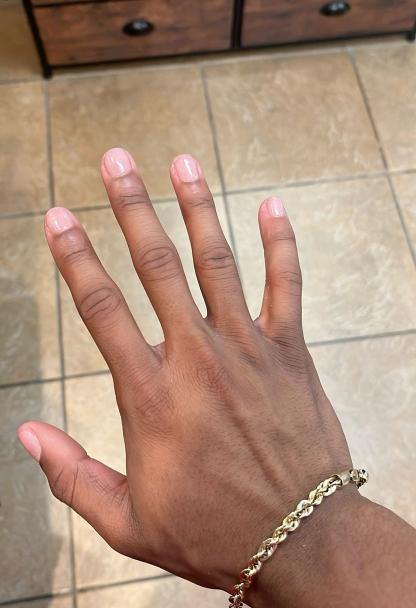
#> input picture data/seed_hands/hands_01f04214bb.jpg, 832 x 1216 px (shown at 1/2 size); its folder holds 2 pictures in this run
$ python contact_sheet.py --src ../data/seed_hands --out out.png
#> lines starting #> are read from the running program, lines starting #| are printed output that depends on the picture
"""Build a labeled contact sheet from a folder of images for quick visual triage."""
from __future__ import annotations
import argparse, math
from pathlib import Path
from PIL import Image, ImageDraw, ImageFont

EXTS = {".jpg", ".jpeg", ".png", ".webp"}

def main():
    ap = argparse.ArgumentParser()
    ap.add_argument("--src", required=True, type=Path)
    ap.add_argument("--out", required=True, type=Path)
    ap.add_argument("--cell", type=int, default=320)
    ap.add_argument("--cols", type=int, default=6)
    args = ap.parse_args()

    files = sorted(p for p in args.src.iterdir() if p.suffix.lower() in EXTS)
    n = len(files)
    cols = args.cols
    rows = math.ceil(n / cols)
    cell = args.cell
    label_h = 24
    W = cols * cell
    H = rows * (cell + label_h)
    sheet = Image.new("RGB", (W, H), "white")
#> sheet: PIL image 1920x344 RGB; every value is 255
    draw = ImageDraw.Draw(sheet)
    try:
        font = ImageFont.truetype("/System/Library/Fonts/Helvetica.ttc", 16)
    except Exception:
        font = ImageFont.load_default()

    for i, f in enumerate(files):
        r, c = divmod(i, cols)
        x, y = c * cell, r * (cell + label_h)
        with Image.open(f) as im:
#> im is the input picture: PIL image 832x1216 RGB; mean R, G, B 171.8, 141.1, 121.2
            im = im.convert("RGB")
            im.thumbnail((cell, cell), Image.LANCZOS)
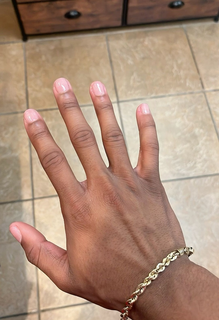
#> im: PIL image 219x320 RGB; mean R, G, B 171.8, 141.1, 121.2
            ox = x + (cell - im.width) // 2
#> ox = 50
            oy = y + (cell - im.height) // 2
#> oy = 0
            sheet.paste(im, (ox, oy))
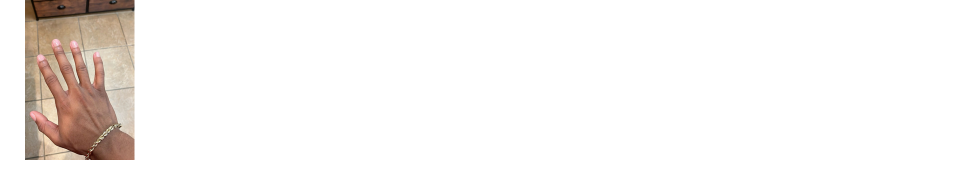
#> sheet: PIL image 1920x344 RGB (shown at 1/2 size); mean R, G, B 246.2, 242.9, 240.8
        draw.rectangle([x, y + cell, x + cell, y + cell + label_h], fill="white")
        draw.text((x + 4, y + cell + 4), f"{i:02d}  {f.stem[:30]}", fill="black", font=font)
#> pass 2 of the loop in main, `for i, f in enumerate(files):`:
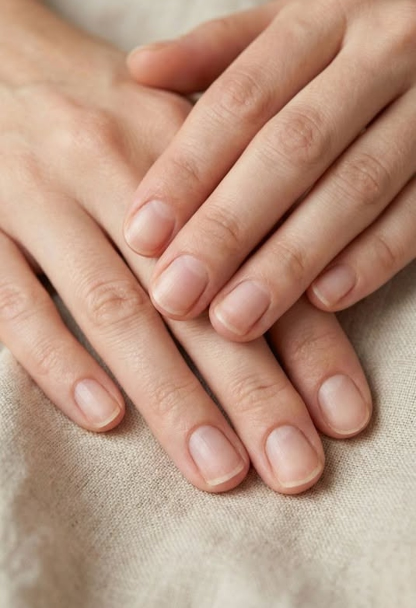
#> input picture data/seed_hands/hands_020818a936.jpg, 832 x 1216 px (shown at 1/2 size)
#> in main, im is the input picture: PIL image 832x1216 RGB; mean R, G, B 185.3, 149.7, 129.6
#> in main, `im.thumbnail((cell, cell), Image.LANCZOS)`:
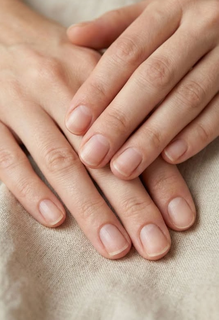
#> im: PIL image 219x320 RGB; mean R, G, B 185.3, 149.7, 129.6
#> in main, `sheet.paste(im, (ox, oy))`:
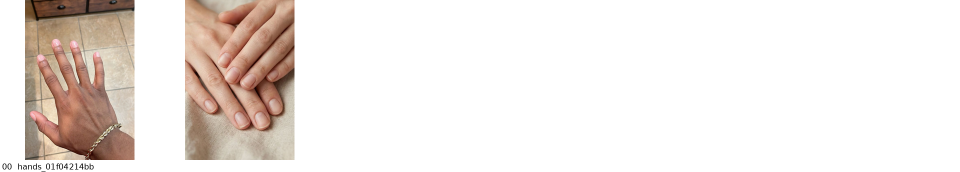
#> sheet: PIL image 1920x344 RGB (shown at 1/2 size); mean R, G, B 238.5, 231.5, 227.3

    sheet.save(args.out, "JPEG", quality=88)
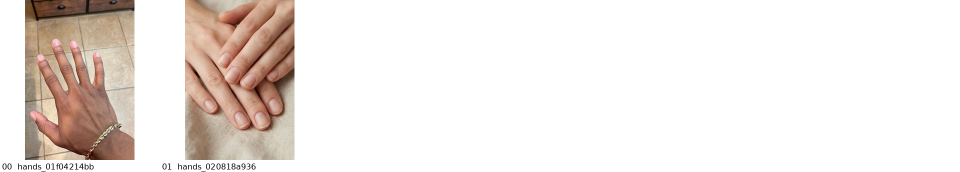
#> saved as out.png: PIL image 1920x344 RGB (shown at 1/2 size); mean R, G, B 238.3, 231.3, 227
    print(f"Wrote {args.out} — {n} images, {cols}x{rows}")

if __name__ == "__main__":
    main()
